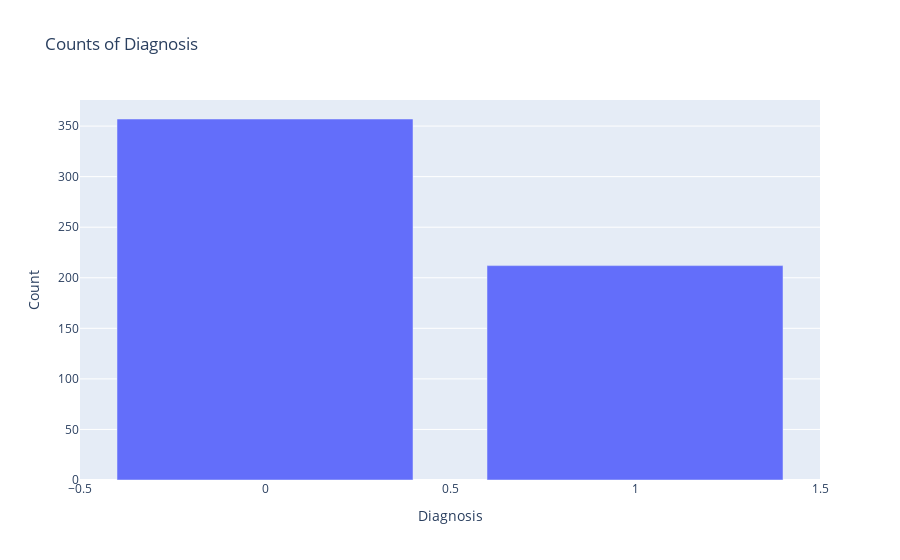

Source (notebook cell):
### Code cell
import plotly.express as px
import plotly.graph_objs as go

# Assuming 'data' is your DataFrame and 'diagnosis' is a column in it

# Histogram
#fig = px.histogram(data, x='diagnosis', title='Counts of Diagnosis', labels={'diagnosis': 'Diagnosis'})
#fig.update_layout(bargap=0.1)  # Adjust the gap between bars if needed

# Countplot
count_data = data['diagnosis'].value_counts().reset_index()
count_data.columns = ['diagnosis', 'count']
fig2 = px.bar(count_data, x='diagnosis', y='count', title='Counts of Diagnosis',
              labels={'diagnosis': 'Diagnosis', 'count': 'Count'})

#fig.show()
fig2.show()

### Figure 1 — Plotly figure (JSON) as saved in the notebook; plotly's stock layout.template omitted (floating-point values rounded to 4 significant figures)
{"data": [{"alignmentgroup": "True", "hovertemplate": "Diagnosis=%{x}<br>Count=%{y}<extra></extra>", "legendgroup": "", "marker": {"color": "#636efa", "pattern": {"shape": ""}}, "name": "", "offsetgroup": "", "orientation": "v", "showlegend": false, "textposition": "auto", "type": "bar", "x": [0, 1], "xaxis": "x", "y": [357, 212], "yaxis": "y"}], "layout": {"autosize": true, "barmode": "relative", "legend": {"tracegroupgap": 0}, "title": {"text": "Counts of Diagnosis"}, "xaxis": {"anchor": "y", "autorange": true, "domain": [0, 1], "range": [-0.5, 1.5], "title": {"text": "Diagnosis"}, "type": "linear"}, "yaxis": {"anchor": "x", "autorange": true, "domain": [0, 1], "range": [0, 375.8], "title": {"text": "Count"}, "type": "linear"}}}
